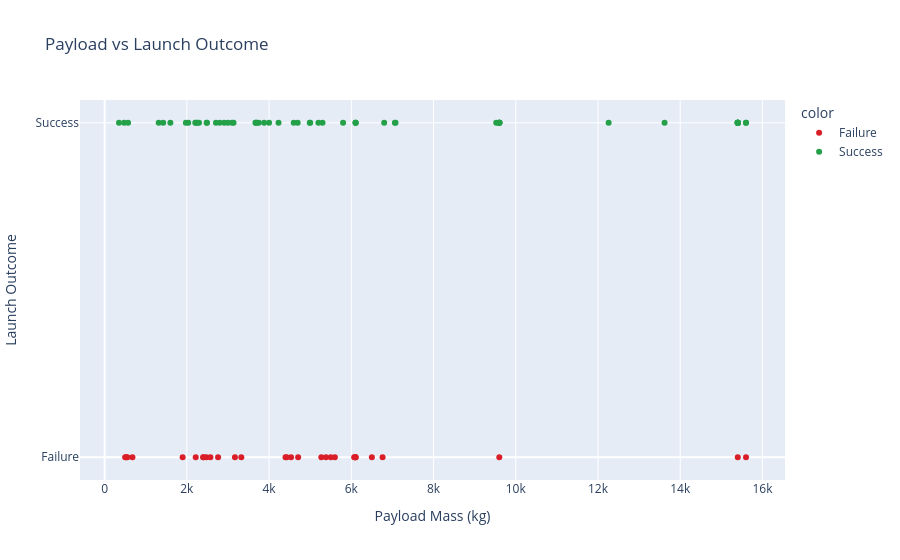

This figure's notebook cell:
### Markdown cell above
### TASK 3: Payload vs Launch Outcome with a Range Slider

The scatter plot lets the user restrict the analysis to a payload range
(e.g. *which payload band has the highest success rate?*).

### Code cell
slider_min = int(df['PayloadMass'].min() // 1000 * 1000)
slider_max = int(-(-df['PayloadMass'].max() // 1000) * 1000)
marks = {v: str(v) for v in range(slider_min, slider_max + 1, 2500)}
print('slider range:', slider_min, '-', slider_max)

fig3 = px.scatter(df, x='PayloadMass', y='Class',
                  color=df['Class'].map({1: 'Success', 0: 'Failure'}),
                  color_discrete_map={'Success': '#24a148', 'Failure': '#da1e28'},
                  hover_data=['FlightNumber', 'LaunchSite', 'Orbit', 'BoosterVersion'],
                  labels={'PayloadMass': 'Payload Mass (kg)', 'Class': 'Launch Outcome'},
                  title='Payload vs Launch Outcome')
fig3.update_yaxes(dtick=1, tickvals=[0, 1], ticktext=['Failure', 'Success'])
fig3.show()

### Figure 1 — Plotly figure (JSON) as saved in the notebook; plotly's stock layout.template omitted (floating-point values rounded to 4 significant figures; data arrays with more than 128 entries replaced by an {"elided": "..."} marker saying what was removed)
{"data": [{"customdata": [[1, "CCAFS SLC 40", "LEO", "Falcon 9"], [2, "CCAFS SLC 40", "LEO", "Falcon 9"], [3, "CCAFS SLC 40", "ISS", "Falcon 9"], [4, "VAFB SLC 4E", "PO", "Falcon 9"], [5, "CCAFS SLC 40", "GTO", "Falcon 9"], [6, "CCAFS SLC 40", "GTO", "Falcon 9"], [9, "CCAFS SLC 40", "GTO", "Falcon 9"], [10, "CCAFS SLC 40", "GTO", "Falcon 9"], [11, "CCAFS SLC 40", "ISS", "Falcon 9"], [12, "CCAFS SLC 40", "ISS", "Falcon 9"], [14, "CCAFS SLC 40", "ISS", "Falcon 9"], [15, "CCAFS SLC 40", "GTO", "Falcon 9"], [16, "CCAFS SLC 40", "ISS", "Falcon 9"], [18, "VAFB SLC 4E", "PO", "Falcon 9"], [19, "CCAFS SLC 40", "GTO", "Falcon 9"], [25, "CCAFS SLC 40", "GTO", "Falcon 9"], [28, "KSC LC 39A", "GTO", "Falcon 9"], [31, "KSC LC 39A", "GTO", "Falcon 9"], [35, "KSC LC 39A", "GTO", "Falcon 9"], [46, "CCAFS SLC 40", "GTO", "Falcon 9"], [47, "VAFB SLC 4E", "PO", "Falcon 9"], [48, "CCAFS SLC 40", "ISS", "Falcon 9"], [51, "CCAFS SLC 40", "GTO", "Falcon 9"], [52, "CCAFS SLC 40", "ISS", "Falcon 9"], [60, "CCAFS SLC 40", "ISS", "Falcon 9"], [61, "CCAFS SLC 40", "MEO", "Falcon 9"], [68, "CCAFS SLC 40", "GTO", "Falcon 9"], [73, "KSC LC 39A", "SO", "Falcon 9"], [75, "CCAFS SLC 40", "VLEO", "Falcon 9"], [77, "KSC LC 39A", "VLEO", "Falcon 9"]], "hovertemplate": "color=Failure<br>Payload Mass (kg)=%{x}<br>Launch Outcome=%{y}<br>FlightNumber=%{customdata[0]}<br>LaunchSite=%{customdata[1]}<br>Orbit=%{customdata[2]}<br>BoosterVersion=%{customdata[3]}<extra></extra>", "legendgroup": "Failure", "marker": {"color": "#da1e28", "symbol": "circle"}, "mode": "markers", "name": "Failure", "orientation": "v", "showlegend": true, "type": "scatter", "x": [6105.0, 525.0, 677.0, 500.0, 3170.0, 3325.0, 4535.0, 4428.0, 2216.0, 2395.0, 1898.0, 4707.0, 2477.0, 553.0, 5271.0, 5500.0, 5600.0, 6070.0, 6761.0, 6092.0, 9600.0, 2760.0, 5384.0, 2410.0, 2573.0, 4400.0, 6500.0, 6105.0, 15400.0, 15600.0], "xaxis": "x", "y": [0, 0, 0, 0, 0, 0, 0, 0, 0, 0, 0, 0, 0, 0, 0, 0, 0, 0, 0, 0, 0, 0, 0, 0, 0, 0, 0, 0, 0, 0], "yaxis": "y"}, {"customdata": {"elided": "60x4 mixed values"}, "hovertemplate": "color=Success<br>Payload Mass (kg)=%{x}<br>Launch Outcome=%{y}<br>FlightNumber=%{customdata[0]}<br>LaunchSite=%{customdata[1]}<br>Orbit=%{customdata[2]}<br>BoosterVersion=%{customdata[3]}<extra></extra>", "legendgroup": "Success", "marker": {"color": "#24a148", "symbol": "circle"}, "mode": "markers", "name": "Success", "orientation": "v", "showlegend": true, "type": "scatter", "x": [2296.0, 1316.0, 570.0, 2034.0, 3136.0, 4696.0, 3100.0, 2257.0, 4600.0, 9600.0, 2490.0, 5300.0, 6105.0, 2708.0, 3669.0, 9600.0, 2910.0, 475.0, 4990.0, 9600.0, 5200.0, 3700.0, 2205.0, 9600.0, 6105.0, 4230.0, 350.0, 3750.0, 7076.0, 9600.0, 5800.0, 7060.0, 2800.0, 3000.0, 4000.0, 9600.0, 12260.0, 2482.0, 13620.0, 1425.0, 2228.0, 15600.0, 5000.0, 6800.0, 15400.0, 15600.0, 1977.0, 15400.0, 9525.0, 15400.0, 15400.0, 3880.0, 6105.0, 15400.0, 1600.0, 15400.0, 15400.0, 15400.0, 15400.0, 3681.0], "xaxis": "x", "y": [1, 1, 1, 1, 1, 1, 1, 1, 1, 1, 1, 1, 1, 1, 1, 1, 1, 1, 1, 1, 1, 1, 1, 1, 1, 1, 1, 1, 1, 1, 1, 1, 1, 1, 1, 1, 1, 1, 1, 1, 1, 1, 1, 1, 1, 1, 1, 1, 1, 1, 1, 1, 1, 1, 1, 1, 1, 1, 1, 1], "yaxis": "y"}], "layout": {"legend": {"title": {"text": "color"}, "tracegroupgap": 0}, "title": {"text": "Payload vs Launch Outcome"}, "xaxis": {"anchor": "y", "domain": [0.0, 1.0], "title": {"text": "Payload Mass (kg)"}}, "yaxis": {"anchor": "x", "domain": [0.0, 1.0], "dtick": 1, "ticktext": ["Failure", "Success"], "tickvals": [0, 1], "title": {"text": "Launch Outcome"}}}}
